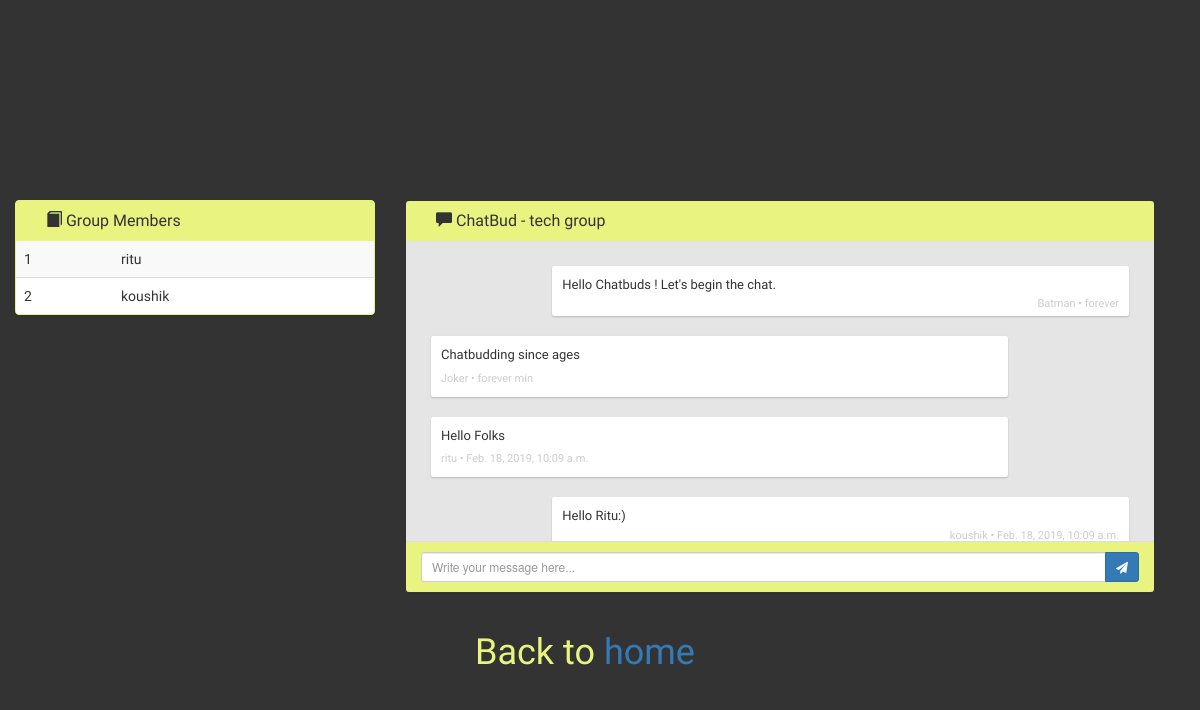
/15/ (signed in), run on the app's committed database.
### chatapi/models.py (models this page shows)
class Connection(models.Model):
    group = models.ForeignKey(Group, on_delete=models.CASCADE)
    user = models.ForeignKey(User, on_delete=models.CASCADE)

class Group(models.Model):
    title = models.TextField(max_length=420)
    description = models.TextField(max_length=420)
    admin = models.ForeignKey(
        User, related_name='admin', on_delete=models.CASCADE)
    created = models.DateTimeField(auto_now=True)
    class Meta:
        ordering = ('created',)
        verbose_name = 'Group'
        verbose_name_plural = 'Groups'

class Message(models.Model):
    content = models.TextField(max_length=420)
    author = models.ForeignKey(User, related_name='author', on_delete=models.CASCADE)
    created = models.DateTimeField(auto_now=True)
    group = models.ForeignKey(Group, on_delete=models.CASCADE)
    class Meta:
        ordering = ('created',)
        verbose_name = 'Message'
        verbose_name_plural = 'Messages'

### chatapi/views.py (the view)
# urls.py: url(r'^(?P<group_id>.+)/$', views.group_chat, name='group_chat'),
@login_required
def group_chat(request, group_id):
    group_details = Group.objects.get(pk=group_id)
    messages = Message.objects.filter(group=group_details)
    current_user = request.user
    print(current_user)
    user = User.objects.get(username=current_user.username)
    connection = Connection.objects.filter(group=group_details)
    try:
        group = Group.objects.get(pk=group_id)
    except Group.DoesNotExist:
        raise Http404("Group does not exist")
    return render(request, 'chatapi/group_chat.html',
                  {'messages': messages, 'group_details': group_details, 'user': user, 'connection': connection,
                   'current_user': current_user})

### templates/chatapi/group_chat.html (shortened to what this page needs)
<!DOCTYPE html>
<html lang="en">
<head>
    <link rel="stylesheet" href="https://maxcdn.bootstrapcdn.com/bootstrap/3.4.0/css/bootstrap.min.css">
</head>
<head>
</head>
<body style="background-color: #333333">
<link href="//netdna.bootstrapcdn.com/bootstrap/3.0.0/css/bootstrap.min.css" rel="stylesheet" id="bootstrap-css">
<link rel="stylesheet" href="https://cdnjs.cloudflare.com/ajax/libs/font-awesome/4.7.0/css/font-awesome.min.css">
<div class="container">
    <div class="row">
        <div class="col-sm-4" style="border-color: #e8f380">
            <div class="panel panel-primary" style="border-color: #e8f380;">
                <div class="panel-heading top-bar" style="background-color: #e8f380; border-color: #e8f380">
                    <div class="col-md-8 col-xs-8">
                        <h3 class="panel-title" style="font-family: 'Varela Round'; color: #333333"><span
                                class="glyphicon glyphicon-book"></span> Group Members</h3>
                    </div>
                </div>
                <table class="table table-striped table-hover">
                    <tbody>
                    {% for foo in connection %}
                        <tr>
                            <td style="font-family: 'Varela Round'">{{ forloop.counter }}</td>
                            <td style=" font-family: 'Varela Round'">{{ foo.user.username }}</td>
                        </tr>
                    {% endfor %}
                    </tbody>
                </table>
            </div>
        </div>
        <div class="col-sm-8">
            <div class="chatbody">
                <div class="panel panel-primary" style="background-color: #333333; border-color: #333333">
                    <div class="panel-heading top-bar" style="background-color: #e8f380; border-color: #e8f380">
                        <div class="col-md-8 col-xs-8">
                            <h3 style="font-family: 'Varela Round';color: #333333" class="panel-title"><span
                                    class="glyphicon glyphicon-comment"></span> ChatBud
                                - {{ group_details.title }}</h3>
                        </div>
                    </div>
                    <div id="theAppendId" class="panel-body msg_container_base">
                        <div class="row msg_container base_sent">
                            <div class="col-md-10 col-xs-10">
                                <div class="messages msg_sent" style=" font-family: 'Varela Round'">
                                    <p style=" font-family: 'Varela Round'">Hello Chatbuds ! Let's begin the chat.</p>
                                    <time datetime="2009-11-13T20:00">Batman • forever</time>
                                </div>
                            </div>
                        </div>
                        <div class="row msg_container base_receive">
                            <div class="col-md-10 col-xs-10">
                                <div class="messages msg_receive" style=" font-family: 'Varela Round'">
                                    <p>Chatbudding since ages</p>
                                    <time datetime="2009-11-13T20:00">Joker • forever min</time>
                                </div>
                            </div>
                        </div>
                        {% for message in messages %}
                            {% if message.author.username in current_user.username %}
                                <div class="row msg_container base_sent">
                                    <div class="col-md-10 col-xs-10">
                                        <div class="messages msg_sent" style=" font-family: 'Varela Round'">
                                            <p>{{ message.content }}</p>
                                            <time datetime="2009-11-13T20:00"
                                                  style=" font-family: 'Varela Round'">{{ message.author.username }}
                                                • {{ message.created }}</time>
                                        </div>
                                    </div>
                                </div>
                            {% else %}
                                <div class="row msg_container base_receive">
                                    <div class="col-md-10 col-xs-10">
                                        <div class="messages msg_receive" style=" font-family: 'Varela Round'">
                                            <p>{{ message.content }}</p>
                                            <time datetime="2009-11-13T20:00">{{ message.author.username }}
                                                • {{ message.created }}</time>
                                        </div>
                                    </div>
                                </div>
                            {% endif %}
                        {% endfor %}
                    </div>
                    <div class="panel-footer" style="background-color: #e8f380">
                        <div class="input-group">
                            <input id="message" type="text" class="form-control input-sm chat_input"
                                   placeholder="Write your message here..." name="message"/>
                            <span class="input-group-btn">
                        <button type="submit" data-username="{{ current_user.username }}" data-time="{{ date }}"
                                data-validate-username-url="{% url 'send_message' group_details.id %}"
                                class="btn btn-primary btn-sm" id="sendMessage"><i class="fa fa-send fa-1x"
                                                                                   aria-hidden="true"></i></button>
                        </span>
                        </div>
                    </div>
                </div>
            </div>
        </div>
    </div>
    <center><h1 style="color: #e8f380; font-family: 'Varela Round'">Back to <a href="{% url 'home' %}">home</a></h1>
    </center>
</body>
</html>

### templates/chatapi/group_chat.html (style rules this page uses)
body { font-family: "Varela Round"; height: 600px; position: fixed; bottom: 0; }
.col-md-2, .col-md-10 { padding: 0; }
.panel { margin-bottom: 0px; }
.msg_container_base { background: #e5e5e5; margin: 0; padding: 0 10px 10px; max-height: 300px; overflow-x: hidden; }
.top-bar { background: #666; color: white; padding: 10px; position: relative; overflow: hidden; }
.msg_receive { padding-left: 0; margin-left: 0; }
.msg_sent { padding-bottom: 20px !important; margin-right: 0; }
.messages { background: white; padding: 10px; border-radius: 2px; box-shadow: 0 1px 2px rgba(0, 0, 0, 0.2); max-width: 100%; }
.messages > p { font-size: 13px; margin: 0 0 0.2rem 0; }
.messages > time { font-size: 11px; color: #ccc; }
.msg_container { padding: 10px; overflow: hidden; display: flex; }
.base_sent { justify-content: flex-end; align-items: flex-end; }
.msg_sent > time { float: right; }

### data on the page
Connection: user.username "ritu"
Connection: user.username "koushik"
Group: title "tech group"
Message: content "Hello Folks", author.username "ritu", created "Feb. 18, 2019, 10:09 a.m."
Message: content "Hello Ritu:)", author.username "koushik", created "Feb. 18, 2019, 10:09 a.m."
